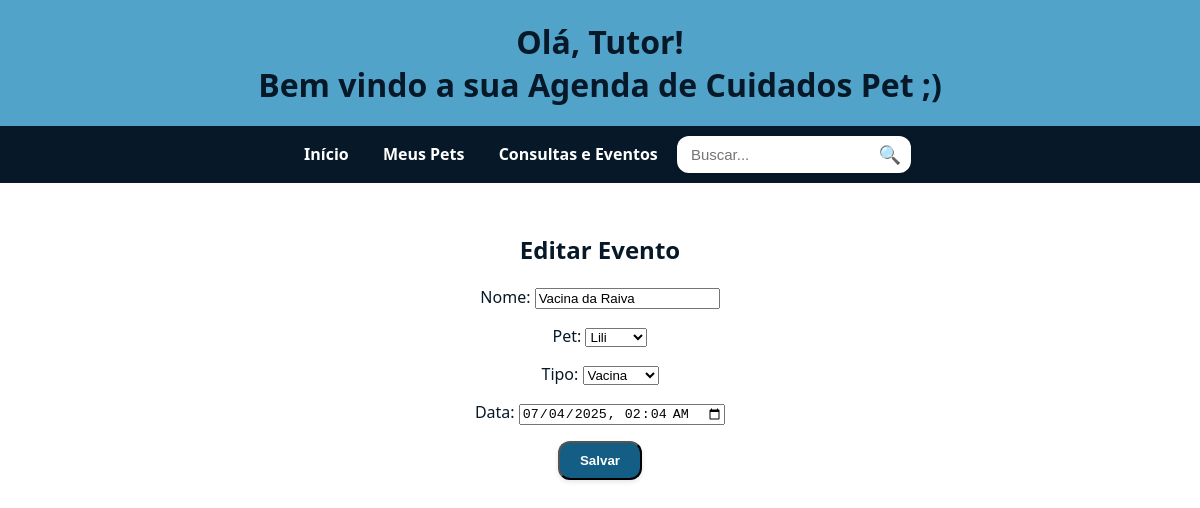
Screenshot of /eventos/editar/7/ with the database file from the repository.
### agenda/models.py (models this page shows, shortened)
class Evento(models.Model):
    TIPOS = [
        ('banho', 'Banho'),
        ('vacina', 'Vacina'),
        ('consulta', 'Consulta'),
        ('remedio', 'Remédio'),
    ]
    nome = models.CharField(max_length=100, blank=True)
    pet = models.ForeignKey(Pet, on_delete=models.CASCADE, related_name='eventos')
    tipo = models.CharField(max_length=20, choices=TIPOS)
    data = models.DateTimeField()

class Pet(models.Model):
    nome = models.CharField(max_length=100)
    idade = models.PositiveIntegerField()
    especie = models.CharField(max_length=50)
    foto = models.ImageField(upload_to='pets/')
    def __str__(self):
        return self.nome

### agenda/views.py (the view)
# urls.py: path('eventos/editar/<int:id>/', views.editar_evento, name='editar_evento'),
def editar_evento(request, id):
    evento = get_object_or_404(Evento, pk=id)
    form = EventoForm(request.POST or None, instance=evento)
    if form.is_valid():
        form.save()
        return redirect('listar_eventos')
    return render(request, 'agenda/form_evento.html', {'form': form})

### agenda/forms.py
class EventoForm(forms.ModelForm):
    class Meta:
        model = Evento
        fields = '__all__'
        widgets = {
            'data': forms.DateTimeInput(
                attrs={'type': 'datetime-local'},
                format='%Y-%m-%dT%H:%M'
            )
        }
    def __init__(self, *args, **kwargs):
        super().__init__(*args, **kwargs)
        self.fields['data'].input_formats = ['%Y-%m-%dT%H:%M']

### agenda/templates/agenda/form_evento.html (shortened to what this page needs)
{% extends 'agenda/base.html' %}
{% block content %}
  <h2>{% if form.instance.pk %}Editar Evento{% else %}Cadastrar Evento{% endif %}</h2>
  <form method="post">
    {{ form.as_p }}
    <button type="submit" class="create-buttom">Salvar</button>
  </form>
{% endblock %}

### agenda/static/css/estilo.css (style rules this page uses)
body { font-family: 'Segoe UI', Tahoma, Geneva, Verdana, sans-serif; margin: 0; padding: 0; background-color: #ffffff; color: #071928; }
h2, h3 { margin-top: 30px; color: #071928; }
.create-buttom { display: inline-block; padding: 10px 20px; background-color: #145D84; color: white; text-decoration: none; font-weight: bold; border-radius: 12px; margin-bottom: 1rem; box-shadow: 0 2px 5px rgba(0, 0, 0, 0.1); transition: background-color 0.3s ease; }

### rows the page displays
Evento: nome "Vacina da Raiva", pet "Lili", tipo "Vacina", data "07/04/2025 02:04"
